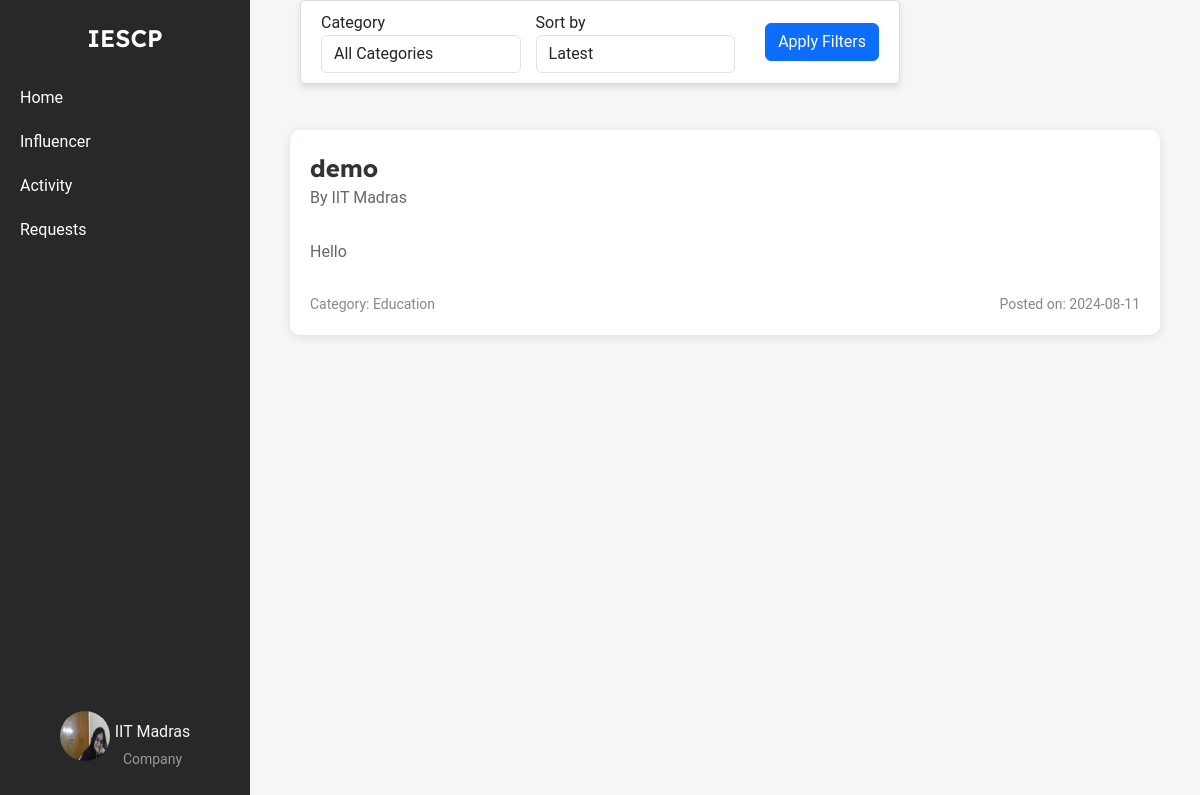
Screenshot of /company/home (signed in) with the database file from the repository.
### models.py (models this page shows, shortened)
class Company(db.Model):
    __tablename__ = 'company'
    id = db.Column(db.Integer, primary_key=True)
    company_name = db.Column(db.String(100), nullable=False)
    username = db.Column(db.String(50), unique=True, nullable=False)
    email = db.Column(db.String(120), unique=True, nullable=False)
    password_hash = db.Column(db.String(128), nullable=False)
    phone_number = db.Column(db.String(20), nullable=False)
    address = db.Column(db.String(200), nullable=False)
    industry = db.Column(db.String(100), nullable=False)
    other_industry = db.Column(db.String(100), nullable=True)
    website = db.Column(db.String(200), nullable=False)
    description = db.Column(db.Text, nullable=False)
    social_media_link = db.Column(db.String(200), nullable=False)
    logo = db.Column(db.String(200), nullable=False)
    campaigns = db.relationship('Campaign', backref='company', lazy=True)

class Campaign(db.Model):
    __tablename__ = 'campaign'
    id = db.Column(db.Integer, primary_key=True)
    title = db.Column(db.String(200), nullable=False)
    description = db.Column(db.Text, nullable=False)
    budget = db.Column(db.Float, nullable=False)
    start_date = db.Column(db.Date, nullable=False)
    end_date = db.Column(db.Date, nullable=False)
    company_id = db.Column(db.Integer, db.ForeignKey('company.id'), nullable=False)
    admin_id = db.Column(db.Integer, db.ForeignKey('admin.id'), nullable=False, default=1)
    status = db.Column(db.String(50), nullable=False, default='pending')
    category = db.Column(db.String(255), nullable=False)
    created_at = db.Column(db.DateTime, nullable=False, default=datetime.utcnow)
    visibility = db.Column(db.String(50), nullable=False, default='public')
    influencers = db.relationship('Influencer', secondary=influencer_campaign_association, back_populates='campaigns')
    is_flag = db.Column(db.Boolean, nullable=False, default=False)

### company_routes.py (the view)
@app.route('/company/home', methods=['GET'])
@company_auth_required
def company_home():
    user = Company.query.get(session['company_id'])
    selected_category = request.args.get('category', '')
    selected_sort = request.args.get('sort', 'latest')
    campaigns_query = Campaign.query.filter_by(visibility='public').filter(Campaign.is_flag == False).filter(Campaign.status != 'done')
    if selected_category:
        campaigns_query = campaigns_query.filter_by(category=selected_category)
    if selected_sort == 'oldest':
        campaigns = campaigns_query.order_by(Campaign.created_at.asc()).all()
    else:
        campaigns = campaigns_query.order_by(Campaign.created_at.desc()).all()
    categories = [
        "Fashion",
        "Beauty",
        "Fitness and health",
        "Travel",
        "Food and beverage",
        "Lifestyle",
        "Finance",
        "Automotive",
        "Entertainment",
        "Education",
        "Business",
        "Art and design",
        "Sports",
        "Sustainability and environmental",
        "Politics and social issues"
    ]
    return render_template('company_home.html', campaigns=campaigns, categories=categories, selected_category=selected_category, selected_sort=selected_sort, user=user)

### company_routes.py (called while the page is built)
def company_auth_required(func):
    @wraps(func)
    def func3(*args, **kwargs):
        if 'company_id' in session:
            return func(*args, **kwargs)
        else:
            flash("Please login first")
            return redirect(url_for('company_login'))
    return func3

### templates/company_home.html (shortened to what this page needs)
{% extends 'layout.html' %}
{% block content %}
    <div class="container-box">
        <div class="sidebar">
            <div class="logo">IESCP</div>
            <ul>
                <li><a href="{{url_for('company_home')}}">Home</a></li>
                <li><a href="{{url_for('influencer_search')}}">Influencer</a></li>
                <li><a href="{{url_for('company_activity')}}">Activity</a></li>
                <li><a href="{{url_for('company_requests')}}">Requests</a></li>
            </ul>
            <div class="profile">
                <a href="{{url_for('company_dashboard')}}">
                    <img src="{{ url_for('static', filename='profile_upload/company/' + user.username + '/' + user.logo) }}" alt="Profile Picture">
                    <div class="profile-name-category">
                        <span class="company_name">{{ user.company_name }}</span>
                        <span class="category">Company</span>
                    </div>
                </a>
            </div>
        </div>
        <div class="content">
            <div class="filter-container">
                <form method="GET" action="" class="form-inline">
                    <div class="form-group">
                        <label for="category" class="mr-2">Category</label>
                        <select name="category" id="category" class="form-control">
                            <option value="">All Categories</option>
                        </select>
                    </div>
                    <div class="form-group">
                        <label for="sort" class="mr-2">Sort by</label>
                        <select name="sort" id="sort" class="form-control">
                            <option value="latest" {% if selected_sort == 'latest' %}selected{% endif %}>Latest</option>
                        </select>
                    </div>
                    <button type="submit" class="btn btn-primary">Apply Filters</button>
                </form>
            </div>
            <div class="campaign-list">
                {% for campaign in campaigns %}
                    <div class="campaign">
                        <div class="campaign-main-details">
                            <div class="campaign-title">
                                <a href="{{ url_for('campaign_view', campaign_id=campaign.id) }}">{{ campaign.title }}</a>
                                <p>By {{ campaign.company.company_name }}</p>
                            </div>
                        </div>
                        <div class="campaign-details">
                            <p>{{ campaign.description }}</p>
                        </div>
                        <div class="campaign-meta">
                            <span>Category: {{ campaign.category }}</span>
                            <span>Posted on: {{ campaign.created_at.strftime('%Y-%m-%d') }}</span>
                        </div>
                    </div>
                {% endfor %}
            </div>
        </div>
    </div>
{% endblock %}

### templates/company_home.html (style rules this page uses)
body { font-family: 'Roboto', Arial, sans-serif; margin: 0; padding: 0; background-color: #f4f6f8; }
.container-box { display: flex; width: 100%; }
a { text-decoration: none; color: whitesmoke; }
.sidebar { width: 250px; background-color: #28282B; color: white; display: flex; flex-direction: column; align-items: center; padding-top: 20px; position: fixed; top: 0; height: 100vh; overflow: auto; }
.sidebar .logo { font-size: 24px; font-weight: bold; margin-bottom: 20px; font-family: 'Lexend Deca', sans-serif; font-weight: 600; }
.sidebar ul { list-style-type: none; padding: 0; width: 100%; }
.sidebar ul li { width: 100%; }
.sidebar ul li a { display: block; padding: 10px 20px; color: white; text-decoration: none; }
.sidebar .profile { margin-top: auto; text-align: center; padding: 10px; }
.profile .category { font-size: 14px; color: #999; margin-top: 5px; }
.sidebar .profile img { width: 50px; height: 50px; border-radius: 50%; margin-bottom: 5px; }
.profile { display: flex; flex-direction: column; align-items: center; text-align: center; padding: 10px; margin-bottom: 20px; }
.profile a { display: flex; align-items: center; text-align: center; justify-content: center; gap: 5px; }
.profile-name-category { display: flex; flex-direction: column; align-items: center; text-align: center; justify-content: center; padding-top: 13px; }
.content { flex: 1; padding: 20px; padding-left: 270px; display: flex; flex-direction: column; align-items: center; width: calc(100% - 250px); }
.filter-container { display: flex; justify-content: center; align-items: center; padding: 10px 20px; background-color: #fff; border: 1px solid #ddd; border-radius: 5px; width: auto; max-width: 800px; box-shadow: 0 4px 6px rgba(0, 0, 0, 0.1); position: fixed; top: 0; left: 50%; transform: translateX(-50%); z-index: 1000; flex-wrap: wrap; }
.filter-container .form-group { margin-bottom: 0; margin-right: 15px; flex: 1; min-width: 150px; }
.filter-container select { width: 100%; }
.filter-container button { margin-left: 15px; }
.form-inline { display: flex; align-items: center; width: 100%; flex-wrap: wrap; }
.campaign-list { display: flex; flex-direction: column; align-items: center; justify-content: center; width: 100%; margin-top: 90px; }
.campaign { background-color: #ffffff; padding: 20px; border-radius: 10px; box-shadow: 0 2px 10px rgba(0, 0, 0, 0.1); margin: 20px 0; transition: transform 0.2s, box-shadow 0.2s; position: relative; width: calc(100% - 40px); max-width: 1000px; }
.campaign-main-details { display: flex; justify-content: space-between; align-items: center; margin-bottom: 10px; }
.campaign-title { display: flex; flex-direction: column; }
.campaign-title a { font-size: 24px; font-weight: bold; font-family: 'Lexend Deca', sans-serif; color: #333; text-decoration: none; }
.campaign-title p { font-size: 14px; color: #555; }
.campaign-details { display: flex; gap: 10px; margin-bottom: 10px; }
.campaign p { font-size: 16px; color: #666; margin-bottom: 20px; }
.campaign-meta { display: flex; justify-content: space-between; font-size: 14px; color: #888; }

### rows the page displays
Company: username+logo (picture), company_name "IIT Madras"
Campaign: title "demo", company.company_name "IIT Madras", description "Hello", category "Education", created_at "2024-08-11"
